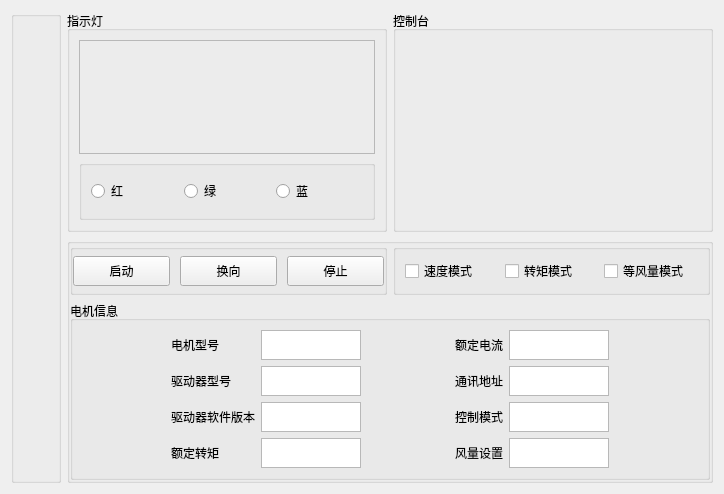
<?xml version="1.0" encoding="UTF-8"?>
<ui version="4.0">
 <class>consolepart0</class>
 <widget class="QWidget" name="consolepart0">
  <property name="geometry">
   <rect>
    <x>0</x>
    <y>0</y>
    <width>724</width>
    <height>494</height>
   </rect>
  </property>
  <property name="windowTitle">
   <string>Form</string>
  </property>
  <layout class="QGridLayout" name="gridLayout" rowstretch="4,4" columnstretch="0,1,1">
   <item row="0" column="0" rowspan="2">
    <widget class="QGroupBox" name="groupBox_button">
     <property name="sizePolicy">
      <sizepolicy hsizetype="Fixed" vsizetype="Preferred">
       <horstretch>0</horstretch>
       <verstretch>0</verstretch>
      </sizepolicy>
     </property>
     <property name="minimumSize">
      <size>
       <width>50</width>
       <height>0</height>
      </size>
     </property>
     <property name="maximumSize">
      <size>
       <width>50</width>
       <height>65555</height>
      </size>
     </property>
     <property name="title">
      <string/>
     </property>
    </widget>
   </item>
   <item row="0" column="1">
    <widget class="QGroupBox" name="groupBox_lamp">
     <property name="title">
      <string>指示灯</string>
     </property>
     <layout class="QGridLayout" name="gridLayout_7">
      <item row="1" column="0">
       <widget class="QGroupBox" name="groupBox_lampRadioBox_2">
        <property name="maximumSize">
         <size>
          <width>16777215</width>
          <height>60</height>
         </size>
        </property>
        <property name="autoFillBackground">
         <bool>false</bool>
        </property>
        <property name="title">
         <string/>
        </property>
        <layout class="QHBoxLayout" name="horizontalLayout_5" stretch="1,1,1">
         <item>
          <widget class="QRadioButton" name="radioButton_1">
           <property name="autoFillBackground">
            <bool>false</bool>
           </property>
           <property name="text">
            <string>红</string>
           </property>
          </widget>
         </item>
         <item>
          <widget class="QRadioButton" name="radioButton_2">
           <property name="autoFillBackground">
            <bool>false</bool>
           </property>
           <property name="text">
            <string>绿</string>
           </property>
           <property name="checkable">
            <bool>true</bool>
           </property>
           <property name="checked">
            <bool>false</bool>
           </property>
          </widget>
         </item>
         <item>
          <widget class="QRadioButton" name="radioButton_3">
           <property name="autoFillBackground">
            <bool>false</bool>
           </property>
           <property name="text">
            <string>蓝</string>
           </property>
          </widget>
         </item>
        </layout>
       </widget>
      </item>
      <item row="0" column="0">
       <widget class="QFrame" name="frame_lamp">
        <property name="frameShape">
         <enum>QFrame::StyledPanel</enum>
        </property>
        <property name="frameShadow">
         <enum>QFrame::Raised</enum>
        </property>
       </widget>
      </item>
     </layout>
    </widget>
   </item>
   <item row="0" column="2">
    <widget class="QGroupBox" name="groupBox_console">
     <property name="title">
      <string>控制台</string>
     </property>
     <widget class="QwtPlot" name="qwtPlot">
      <property name="geometry">
       <rect>
        <x>50</x>
        <y>70</y>
        <width>171</width>
        <height>121</height>
       </rect>
      </property>
     </widget>
    </widget>
   </item>
   <item row="1" column="1" colspan="2">
    <widget class="QGroupBox" name="groupBox_null">
     <property name="title">
      <string/>
     </property>
     <layout class="QGridLayout" name="gridLayout_3" columnstretch="1,1">
      <property name="leftMargin">
       <number>0</number>
      </property>
      <property name="topMargin">
       <number>0</number>
      </property>
      <property name="rightMargin">
       <number>0</number>
      </property>
      <property name="bottomMargin">
       <number>0</number>
      </property>
      <item row="0" column="0">
       <widget class="QGroupBox" name="groupBox_29">
        <property name="minimumSize">
         <size>
          <width>0</width>
          <height>40</height>
         </size>
        </property>
        <property name="title">
         <string/>
        </property>
        <layout class="QHBoxLayout" name="horizontalLayout_19">
         <property name="spacing">
          <number>10</number>
         </property>
         <property name="leftMargin">
          <number>0</number>
         </property>
         <property name="topMargin">
          <number>0</number>
         </property>
         <property name="rightMargin">
          <number>0</number>
         </property>
         <property name="bottomMargin">
          <number>0</number>
         </property>
         <item>
          <widget class="QPushButton" name="startBtn">
           <property name="sizePolicy">
            <sizepolicy hsizetype="Preferred" vsizetype="Fixed">
             <horstretch>0</horstretch>
             <verstretch>0</verstretch>
            </sizepolicy>
           </property>
           <property name="minimumSize">
            <size>
             <width>0</width>
             <height>30</height>
            </size>
           </property>
           <property name="maximumSize">
            <size>
             <width>100</width>
             <height>30</height>
            </size>
           </property>
           <property name="styleSheet">
            <string notr="true">QPushButton#pushButton:pressed{
  background-color: qconicalgradient(cx:0.5, cy:0.522909, angle:179.9, stop:0.494318 rgba(0, 0, 0, 0), stop:0.5 rgba(0, 0, 0, 255));
  border-radius:5px;
  border: 1px solid #5F92B2;  
}</string>
           </property>
           <property name="text">
            <string>启动</string>
           </property>
          </widget>
         </item>
         <item>
          <widget class="QPushButton" name="dirChangeBtn">
           <property name="sizePolicy">
            <sizepolicy hsizetype="Preferred" vsizetype="Fixed">
             <horstretch>0</horstretch>
             <verstretch>0</verstretch>
            </sizepolicy>
           </property>
           <property name="minimumSize">
            <size>
             <width>0</width>
             <height>30</height>
            </size>
           </property>
           <property name="maximumSize">
            <size>
             <width>100</width>
             <height>30</height>
            </size>
           </property>
           <property name="text">
            <string>换向</string>
           </property>
          </widget>
         </item>
         <item>
          <widget class="QPushButton" name="StopBtn">
           <property name="sizePolicy">
            <sizepolicy hsizetype="Preferred" vsizetype="Fixed">
             <horstretch>0</horstretch>
             <verstretch>0</verstretch>
            </sizepolicy>
           </property>
           <property name="minimumSize">
            <size>
             <width>0</width>
             <height>30</height>
            </size>
           </property>
           <property name="maximumSize">
            <size>
             <width>100</width>
             <height>30</height>
            </size>
           </property>
           <property name="text">
            <string>停止</string>
           </property>
          </widget>
         </item>
        </layout>
       </widget>
      </item>
      <item row="1" column="0" colspan="2">
       <widget class="QGroupBox" name="groupBox_38">
        <property name="title">
         <string>电机信息</string>
        </property>
        <layout class="QGridLayout" name="gridLayout_16">
         <item row="3" column="1">
          <widget class="QLabel" name="label_67">
           <property name="text">
            <string>额定转矩</string>
           </property>
          </widget>
         </item>
         <item row="1" column="1">
          <widget class="QLabel" name="label_66">
           <property name="text">
            <string>驱动器型号</string>
           </property>
          </widget>
         </item>
         <item row="1" column="4">
          <widget class="QLabel" name="label_70">
           <property name="text">
            <string>通讯地址</string>
           </property>
          </widget>
         </item>
         <item row="0" column="1">
          <widget class="QLabel" name="label_36">
           <property name="text">
            <string>电机型号</string>
           </property>
          </widget>
         </item>
         <item row="0" column="2">
          <widget class="QTextEdit" name="textEdit">
           <property name="maximumSize">
            <size>
             <width>100</width>
             <height>30</height>
            </size>
           </property>
          </widget>
         </item>
         <item row="0" column="4">
          <widget class="QLabel" name="label_69">
           <property name="text">
            <string>额定电流</string>
           </property>
          </widget>
         </item>
         <item row="0" column="5">
          <widget class="QTextEdit" name="textEdit_5">
           <property name="maximumSize">
            <size>
             <width>100</width>
             <height>30</height>
            </size>
           </property>
          </widget>
         </item>
         <item row="3" column="5">
          <widget class="QTextEdit" name="textEdit_8">
           <property name="maximumSize">
            <size>
             <width>100</width>
             <height>30</height>
            </size>
           </property>
          </widget>
         </item>
         <item row="2" column="3">
          <spacer name="horizontalSpacer_23">
           <property name="orientation">
            <enum>Qt::Horizontal</enum>
           </property>
           <property name="sizeHint" stdset="0">
            <size>
             <width>40</width>
             <height>20</height>
            </size>
           </property>
          </spacer>
         </item>
         <item row="1" column="2">
          <widget class="QTextEdit" name="textEdit_2">
           <property name="maximumSize">
            <size>
             <width>100</width>
             <height>30</height>
            </size>
           </property>
          </widget>
         </item>
         <item row="3" column="4">
          <widget class="QLabel" name="label_72">
           <property name="text">
            <string>风量设置</string>
           </property>
          </widget>
         </item>
         <item row="1" column="5">
          <widget class="QTextEdit" name="textEdit_6">
           <property name="maximumSize">
            <size>
             <width>100</width>
             <height>30</height>
            </size>
           </property>
          </widget>
         </item>
         <item row="2" column="4">
          <widget class="QLabel" name="label_71">
           <property name="text">
            <string>控制模式</string>
           </property>
          </widget>
         </item>
         <item row="2" column="5">
          <widget class="QTextEdit" name="textEdit_7">
           <property name="maximumSize">
            <size>
             <width>100</width>
             <height>30</height>
            </size>
           </property>
          </widget>
         </item>
         <item row="3" column="2">
          <widget class="QTextEdit" name="textEdit_4">
           <property name="maximumSize">
            <size>
             <width>100</width>
             <height>30</height>
            </size>
           </property>
          </widget>
         </item>
         <item row="2" column="1">
          <widget class="QLabel" name="label_68">
           <property name="text">
            <string>驱动器软件版本</string>
           </property>
          </widget>
         </item>
         <item row="2" column="2">
          <widget class="QTextEdit" name="textEdit_3">
           <property name="maximumSize">
            <size>
             <width>100</width>
             <height>30</height>
            </size>
           </property>
          </widget>
         </item>
         <item row="2" column="6">
          <spacer name="horizontalSpacer_24">
           <property name="orientation">
            <enum>Qt::Horizontal</enum>
           </property>
           <property name="sizeHint" stdset="0">
            <size>
             <width>40</width>
             <height>20</height>
            </size>
           </property>
          </spacer>
         </item>
         <item row="2" column="0">
          <spacer name="horizontalSpacer_25">
           <property name="orientation">
            <enum>Qt::Horizontal</enum>
           </property>
           <property name="sizeHint" stdset="0">
            <size>
             <width>40</width>
             <height>20</height>
            </size>
           </property>
          </spacer>
         </item>
        </layout>
       </widget>
      </item>
      <item row="0" column="1">
       <widget class="QGroupBox" name="groupBox_39">
        <property name="title">
         <string/>
        </property>
        <layout class="QGridLayout" name="gridLayout_2">
         <item row="0" column="0">
          <widget class="QCheckBox" name="checkBox_19">
           <property name="text">
            <string>速度模式  </string>
           </property>
          </widget>
         </item>
         <item row="0" column="1">
          <widget class="QCheckBox" name="checkBox_20">
           <property name="text">
            <string>转矩模式  </string>
           </property>
          </widget>
         </item>
         <item row="0" column="2">
          <widget class="QCheckBox" name="checkBox_21">
           <property name="text">
            <string>等风量模式</string>
           </property>
          </widget>
         </item>
        </layout>
       </widget>
      </item>
     </layout>
    </widget>
   </item>
  </layout>
  <zorder>groupBox_lamp</zorder>
  <zorder>groupBox_console</zorder>
  <zorder>groupBox_button</zorder>
  <zorder>groupBox_null</zorder>
 </widget>
 <customwidgets>
  <customwidget>
   <class>QwtPlot</class>
   <extends>QFrame</extends>
   <header>qwt_plot.h</header>
   <container>1</container>
  </customwidget>
 </customwidgets>
 <resources/>
 <connections/>
</ui>
